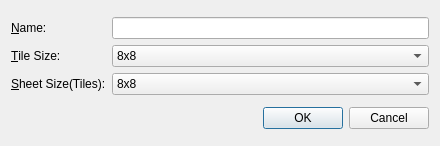
<?xml version="1.0" encoding="UTF-8"?>
<ui version="4.0">
 <class>NewSpriteSheet</class>
 <widget class="QDialog" name="NewSpriteSheet">
  <property name="windowModality">
   <enum>Qt::WindowModal</enum>
  </property>
  <property name="geometry">
   <rect>
    <x>0</x>
    <y>0</y>
    <width>440</width>
    <height>146</height>
   </rect>
  </property>
  <property name="windowTitle">
   <string>New Sprite Sheet</string>
  </property>
  <layout class="QVBoxLayout" name="verticalLayout">
   <item>
    <layout class="QGridLayout" name="gridLayout">
     <item row="2" column="2">
      <widget class="QComboBox" name="cbSheetSize">
       <item>
        <property name="text">
         <string>8x8</string>
        </property>
       </item>
       <item>
        <property name="text">
         <string>16x16</string>
        </property>
       </item>
       <item>
        <property name="text">
         <string>32x32</string>
        </property>
       </item>
       <item>
        <property name="text">
         <string>64x64</string>
        </property>
       </item>
       <item>
        <property name="text">
         <string>128x128</string>
        </property>
       </item>
      </widget>
     </item>
     <item row="1" column="0">
      <widget class="QLabel" name="label_2">
       <property name="text">
        <string>&amp;Tile Size:</string>
       </property>
       <property name="buddy">
        <cstring>cbTileSize</cstring>
       </property>
      </widget>
     </item>
     <item row="1" column="2">
      <widget class="QComboBox" name="cbTileSize">
       <item>
        <property name="text">
         <string>8x8</string>
        </property>
       </item>
       <item>
        <property name="text">
         <string>16x16</string>
        </property>
       </item>
       <item>
        <property name="text">
         <string>32x32</string>
        </property>
       </item>
       <item>
        <property name="text">
         <string>64x64</string>
        </property>
       </item>
       <item>
        <property name="text">
         <string>128x128</string>
        </property>
       </item>
      </widget>
     </item>
     <item row="2" column="0">
      <widget class="QLabel" name="label_4">
       <property name="text">
        <string>&amp;Sheet Size(Tiles):</string>
       </property>
       <property name="buddy">
        <cstring>cbSheetSize</cstring>
       </property>
      </widget>
     </item>
     <item row="0" column="2">
      <widget class="QLineEdit" name="leName"/>
     </item>
     <item row="0" column="0">
      <widget class="QLabel" name="label">
       <property name="text">
        <string>&amp;Name:</string>
       </property>
       <property name="buddy">
        <cstring>leName</cstring>
       </property>
      </widget>
     </item>
    </layout>
   </item>
   <item>
    <widget class="QDialogButtonBox" name="buttonBox">
     <property name="standardButtons">
      <set>QDialogButtonBox::Cancel|QDialogButtonBox::Ok</set>
     </property>
    </widget>
   </item>
  </layout>
 </widget>
 <resources/>
 <connections>
  <connection>
   <sender>buttonBox</sender>
   <signal>rejected()</signal>
   <receiver>NewSpriteSheet</receiver>
   <slot>reject()</slot>
   <hints>
    <hint type="sourcelabel">
     <x>174</x>
     <y>111</y>
    </hint>
    <hint type="destinationlabel">
     <x>174</x>
     <y>66</y>
    </hint>
   </hints>
  </connection>
  <connection>
   <sender>buttonBox</sender>
   <signal>accepted()</signal>
   <receiver>NewSpriteSheet</receiver>
   <slot>accept()</slot>
   <hints>
    <hint type="sourcelabel">
     <x>174</x>
     <y>123</y>
    </hint>
    <hint type="destinationlabel">
     <x>174</x>
     <y>72</y>
    </hint>
   </hints>
  </connection>
 </connections>
</ui>
